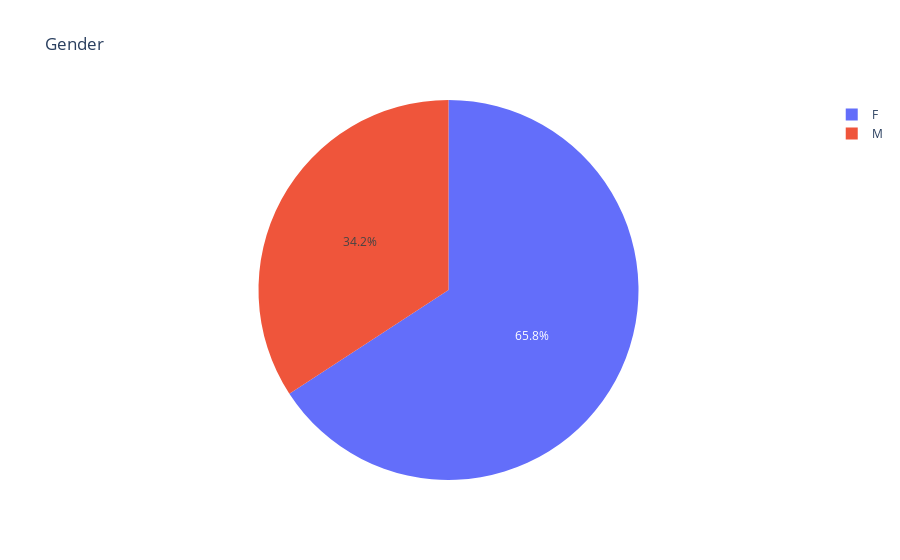

The notebook cell this image was saved under:
### Code cell
print(gndr_df)
fig10 = plt.pie(gndr_df, values='credit_card_default', names='gender', title='Gender')
fig10.show()

### Figure 1 — Plotly figure (JSON) as saved in the notebook; plotly's stock layout.template omitted (floating-point values rounded to 4 significant figures)
{"data": [{"domain": {"x": [0, 1], "y": [0, 1]}, "hovertemplate": "gender=%{label}<br>credit_card_default=%{value}<extra></extra>", "labels": ["F", "M"], "legendgroup": "", "name": "", "showlegend": true, "type": "pie", "values": [29957, 15570]}], "layout": {"legend": {"tracegroupgap": 0}, "title": {"text": "Gender"}}}
